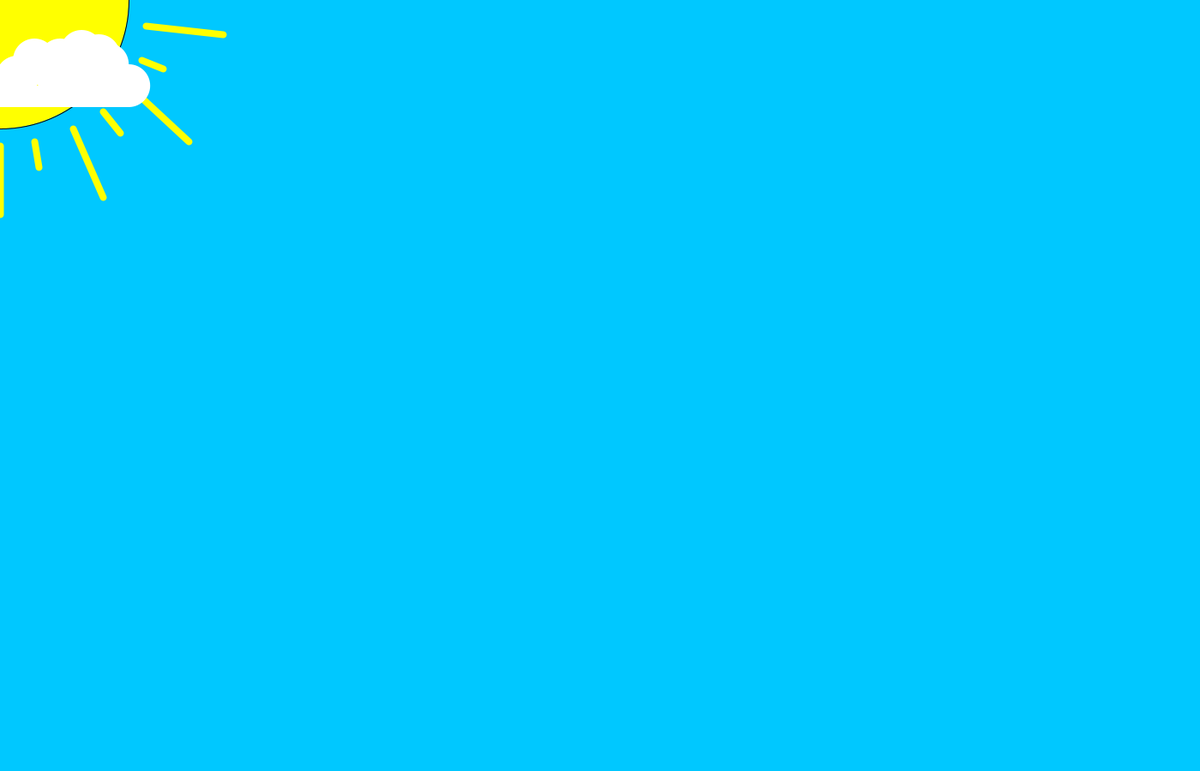
Frame 1 (no input)
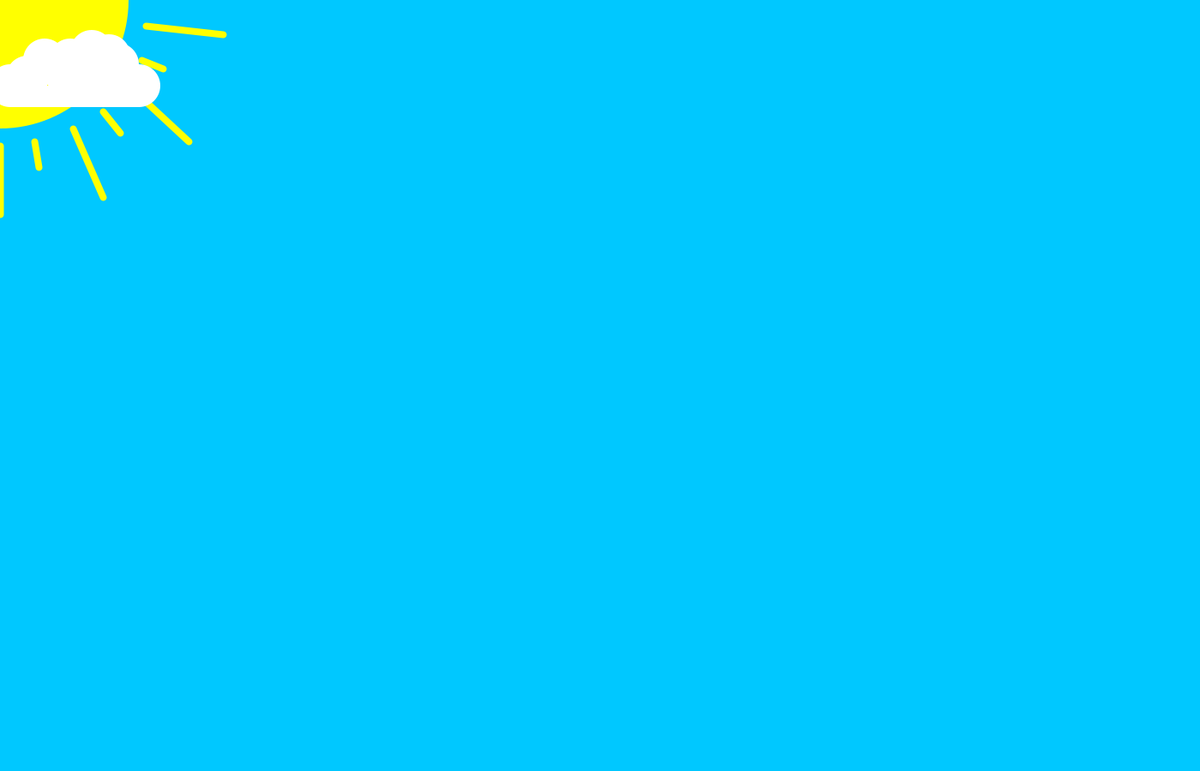
Frame 60 (the mouse pressed at the canvas centre just before this capture)
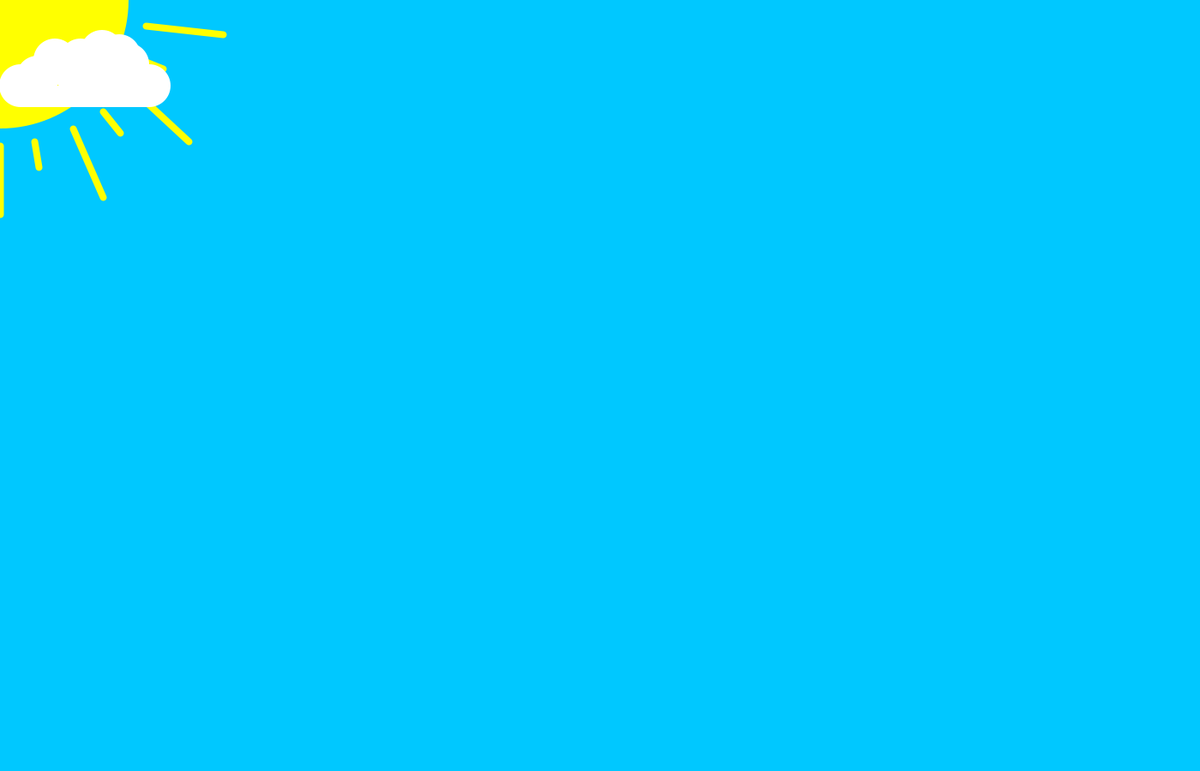
Frame 120 (the mouse held since frame 60 and released just before this capture)

The Processing sketch that drew these frames (run headless with seeded random() and noise(); from frame 60 on, the mouse is pressed at the canvas centre):

// Processing sketch: cloud_and_sun_part1
// ── cloud_and_sun_part1.pde
float cloudX = 0;  
float cloudY = 100;
int sunX = 0;
int sunY = 170;

void setup(){  
  size(1400,900);
}


void draw(){  
  
  if(cloudX >= 1450){
    cloudX = -200; }
  
  else {
    cloudX = cloudX + 0.2;
  }
  
  background(0,200,255); //sky blue background
  
  fill(255,255,0); //sun yellow colour
  ellipse(0,0,300,300); //sun
  
  strokeWeight(8);
  stroke(255,255,0);
  line(sunX,sunY,sunX,sunY+80);//long
  line(sunX+40,sunY-5,sunX+45, sunY+25);//short
  line(sunX+85, sunY-20, sunX+120 , sunY+60);//long
  line(sunX+120, sunY-40, sunX+140, sunY-15);//short
  line(sunX+150, sunY-70, sunX+220, sunY-5);//long
  line(sunX+165, sunY-100, sunX+190, sunY-90);//short
  line(sunX+170, sunY-140, sunX+260, sunY-130);//long 
  
 
  fill(255); //fills cloud with white
  noStroke(); //removes stroke for cloud
  
  //drawing the cloud bellow
  rect(cloudX, cloudY, 150,25);
  ellipse(cloudX,cloudY,50,50);
  ellipse(cloudX + 20, cloudY -10,50,50);
  ellipse(cloudX +150, cloudY, 50,50);
  ellipse(cloudX + 40,cloudY - 30,50,50);
  ellipse(cloudX + 60,cloudY - 20,50,50);
  ellipse(cloudX + 60,cloudY - 20,50,50);
  ellipse(cloudX + 80,cloudY - 20,50,50);
  ellipse(cloudX + 100,cloudY - 20,50,50);
  ellipse(cloudX + 120,cloudY - 20,50,50);
  ellipse(cloudX + 125,cloudY - 25,50,50);
  ellipse(cloudX + 115,cloudY - 35,50,50);
  ellipse(cloudX + 95,cloudY - 40,50,50);
  ellipse(cloudX + 70,cloudY - 30,50,50);

}
